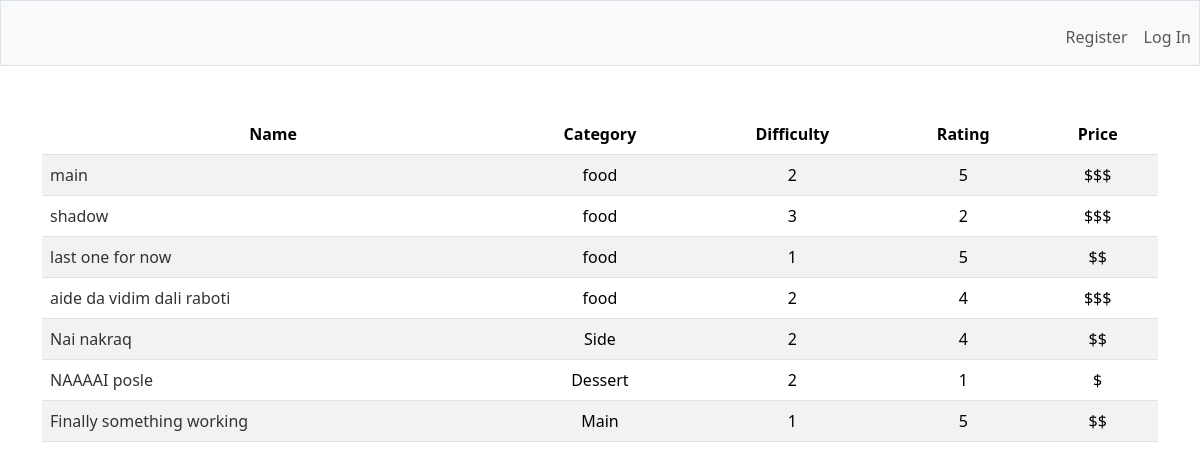
The app's page /browse, older data.
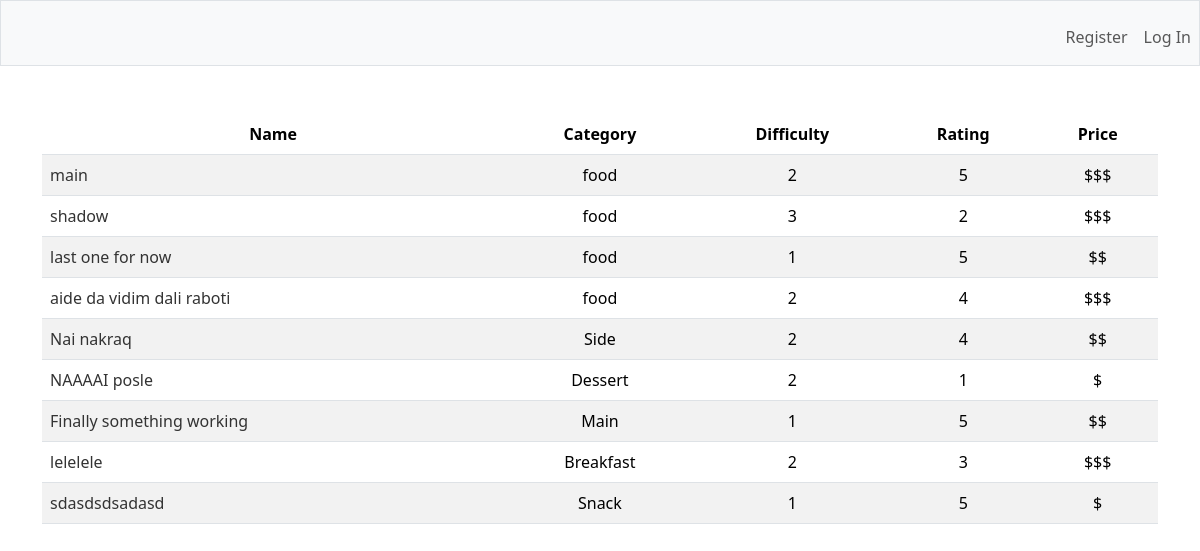
The same page, newer data.
### tables this page shows
CREATE TABLE recipes (
        id INTEGER PRIMARY KEY AUTOINCREMENT,
        user_id INTEGER,
        name TEXT NOT NULL,
        description TEXT,
        total_time INTEGER,
        category TEXT,
        instructions TEXT,
        difficulty INTEGER,
        rating INTEGER,
        price TEXT,
        last_cooked DATE,
        FOREIGN KEY(user_id) REFERENCES users(id)
    );

### app.py (the view)
@app.route('/browse')
def browse():
    rows = g.c.execute('SELECT id, name, category, difficulty, rating, price FROM recipes').fetchall()
    return render_template('browse.html', rows=rows, columns=BCOLUMNS)

### app.py (called while the page is built)
@app.before_request
def before_request():
    g.db = sqlite3.connect('database.db')
    g.c = g.db.cursor()

@app.teardown_request
def teardown_request(exception):
    db = getattr(g, 'db', None)
    if db is not None:
        db.close()

@app.after_request
def after_request(response):
    response.headers['Cache-Control'] = 'no-cache, no-store, must-revalidate'
    response.headers['Pragma'] = 'no-cache'
    response.headers['Expires'] = '0'
    return response

### templates/browse.html
{% extends "layout.html" %} {% block title %} {% endblock %} {% block main %}
<table class="table table-striped">
  <thead>
    <tr>
      {% for c in columns %}
      <th scope="col">
        {{ c.capitalize() }}
      </th>
      {% endfor %}
    </tr>
  </thead>
  <tbody>
    {% for row in rows: %}
    <tr>
      <td class="text-start">
        <a href="/recipe/{{ row[0] }}">{{ row[1] }}</a>
      </td>
      <td>{{ row[2] }}</td>
      <td>{{ row[3] }}</td>
      <td>{{ row[4] }}</td>
      <td>{{ row[5] }}</td>
    </tr>
    {% endfor %}
  </tbody>
</table>
{% endblock %}

### templates/layout.html (shortened to what this page needs)
<!DOCTYPE html>
<html lang="en">
  <head>
    <link
      href="https://cdn.jsdelivr.net/npm/bootstrap@5.3.2/dist/css/bootstrap.min.css"
      rel="stylesheet"
    />
    <link href="/static/styles.css" rel="stylesheet" />
  </head>
  <body>
    <nav class="bg-light border navbar navbar-expand-md navbar-light">
        <div class="collapse navbar-collapse" id="navbar">
          {% if session["user_id"] %}
          <ul class="navbar-nav me-auto mt-2">
            <li class="nav-item">
              <a class="nav-link" href="/">MyMealGuide</a>
            </li>
            <li class="nav-item"><a class="nav-link" href="/add">Add Recipe</a></li>
            <li class="nav-item"><a class="nav-link" href="/browse">Find Insiration</a></li>
            <li class="nav-item">
              <a class="nav-link" href="/history">History</a>
            </li>
          </ul>
          <ul class="navbar-nav ms-auto mt-2">
            <li class="nav-item">
              <a class="nav-link" href="/logout">Log Out</a>
            </li>
          </ul>
          {% else %}
          <ul class="navbar-nav ms-auto mt-2">
            <li class="nav-item">
              <a class="nav-link" href="/register">Register</a>
            </li>
            <li class="nav-item">
              <a class="nav-link" href="/login">Log In</a>
            </li>
          </ul>
          {% endif %}
        </div>
    </nav>
    <main class="container py-5 text-center">
      {% block main %}{% endblock %}
    </main>
  </body>
</html>

### static/styles.css (style rules this page uses)
a { text-decoration: none; color: #333; }

Row changes from the older to the newer data that the page shows:
added recipes: name "lelelele", category "Breakfast", difficulty "2", rating "3", price "$$$"
added recipes: name "sdasdsdsadasd", category "Snack", difficulty "1", rating "5", price "$"
